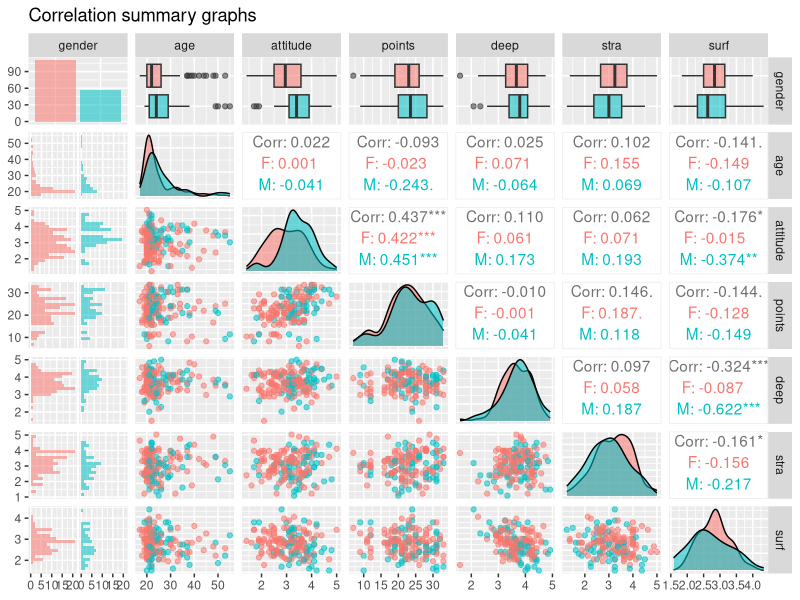
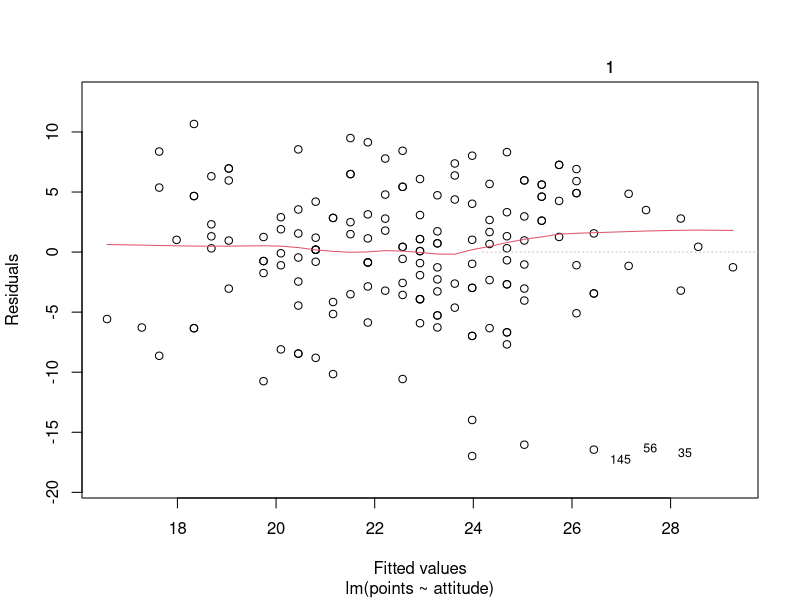
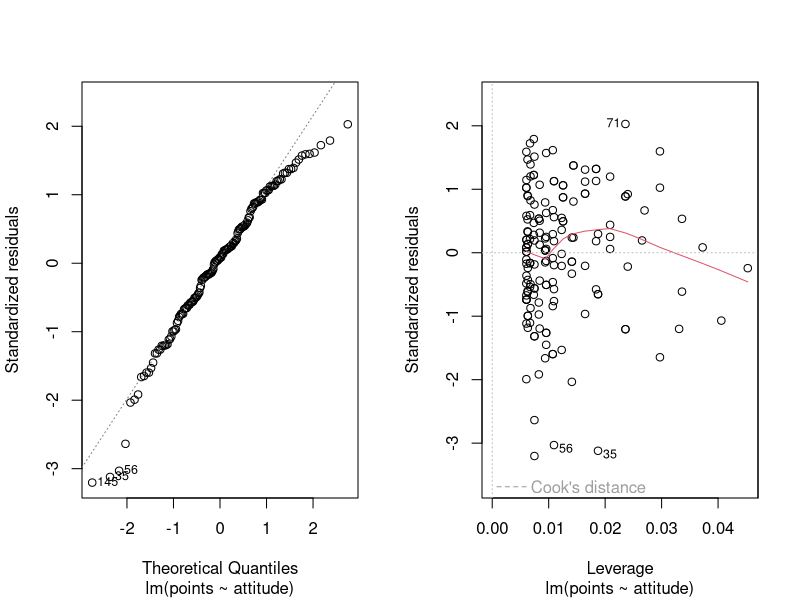

These charts were generated, in order, by the following R code:
## ---- chunk 1
data <- read.csv('data/analysis_dataset.csv')
head(data)
dim(data)
str(data)

## ---- chunk 2
summary(data)
## ---- chunk 3
library(ggplot2)
library(GGally)

p <- ggpairs(data, title = "Correlation summary graphs", mapping = aes(col = gender, alpha = 0.4), lower = list(combo = wrap('facethist', bins = 20)))

p
## ---- chunk 4
linear_3_variables <- lm(points ~ attitude + stra + surf, data = data)
summary(linear_3_variables)
## ---- chunk 5
linear_attitude <- lm(points ~ attitude, data = data)
summary(linear_attitude)
## ---- chunk 6

plot_diagnostics2 <- plot(linear_attitude, which = c(1, 2, 5), par(mfrow = c(1,2)))

